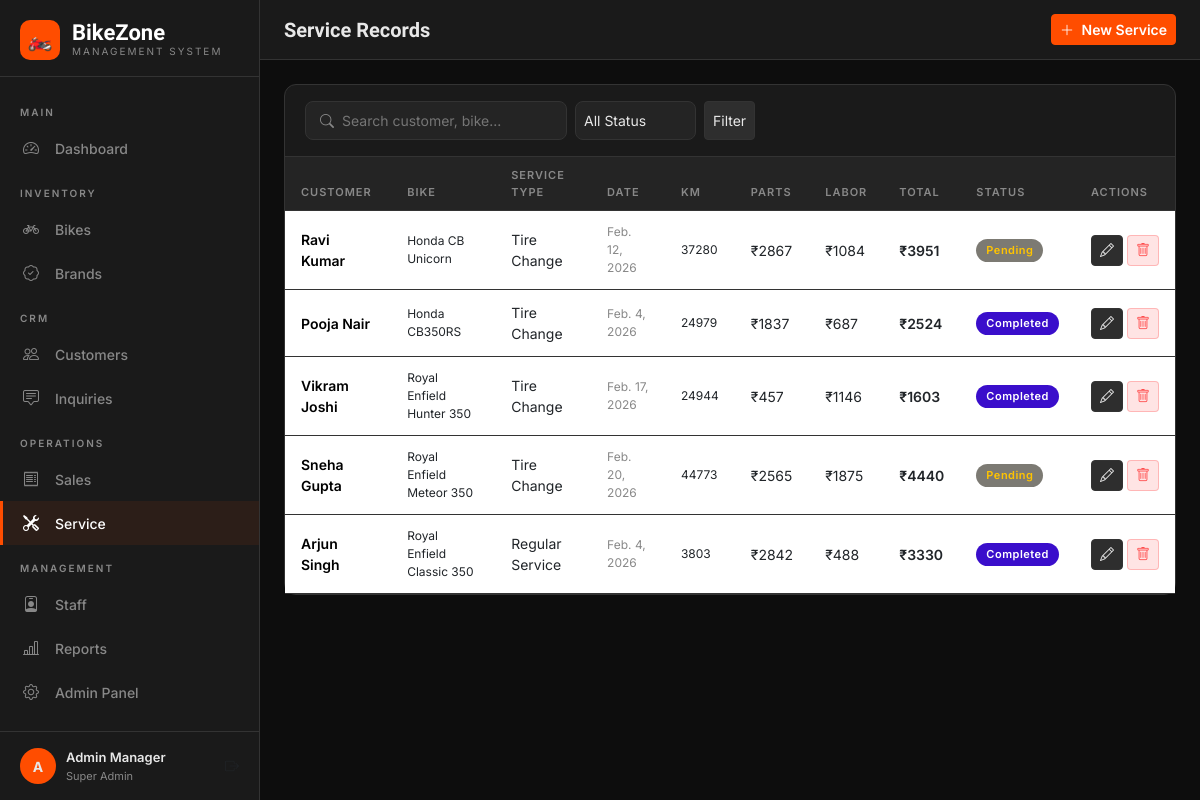
/services/ (signed in), run on the app's committed database.
### showroom/models.py (models this page shows, shortened)
class ServiceRecord(models.Model):
    SERVICE_TYPE_CHOICES = [
        ('regular', 'Regular Service'),
        ('repair', 'Repair'),
        ('warranty', 'Warranty Claim'),
        ('inspection', 'Inspection'),
        ('tire', 'Tire Change'),
        ('battery', 'Battery Replacement'),
        ('oil', 'Oil Change'),
        ('other', 'Other'),
    ]
    STATUS_CHOICES = [
        ('pending', 'Pending'),
        ('in_progress', 'In Progress'),
        ('completed', 'Completed'),
        ('delivered', 'Delivered'),
    ]
    customer = models.ForeignKey(Customer, on_delete=models.CASCADE, related_name='service_records')
    bike = models.ForeignKey(Bike, on_delete=models.SET_NULL, null=True, blank=True)
    bike_model = models.CharField(max_length=200, help_text="If bike not in inventory, enter manually")
    service_type = models.CharField(max_length=20, choices=SERVICE_TYPE_CHOICES)
    status = models.CharField(max_length=20, choices=STATUS_CHOICES, default='pending')
    service_date = models.DateField(default=timezone.now)
    delivery_date = models.DateField(blank=True, null=True)
    mechanic_notes = models.TextField(blank=True)
    customer_complaint = models.TextField(blank=True)
    parts_cost = models.DecimalField(max_digits=10, decimal_places=2, default=0)
    labor_cost = models.DecimalField(max_digits=10, decimal_places=2, default=0)
    km_reading = models.PositiveIntegerField(verbose_name='KM Reading', blank=True, null=True)
    created_at = models.DateTimeField(auto_now_add=True)
    @property
    def total_cost(self):
        return self.parts_cost + self.labor_cost
    class Meta:
        ordering = ['-created_at']

class Customer(models.Model):
    first_name = models.CharField(max_length=100)
    last_name = models.CharField(max_length=100)
    email = models.EmailField(unique=True)
    phone = models.CharField(max_length=20)
    address = models.TextField(blank=True)
    city = models.CharField(max_length=100, blank=True)
    state = models.CharField(max_length=100, blank=True)
    pincode = models.CharField(max_length=10, blank=True)
    aadhar_number = models.CharField(max_length=20, blank=True, verbose_name='Aadhar Number')
    driving_license = models.CharField(max_length=30, blank=True)
    date_of_birth = models.DateField(blank=True, null=True)
    created_at = models.DateTimeField(auto_now_add=True)
    @property
    def full_name(self):
        return f"{self.first_name} {self.last_name}"
    class Meta:
        ordering = ['-created_at']

### showroom/views.py (the view)
# urls.py: path('services/', views.service_list, name='service_list'),
@login_required
def service_list(request):
    services = ServiceRecord.objects.select_related('customer').all()
    query = request.GET.get('q', '')
    status = request.GET.get('status', '')
    if query:
        services = services.filter(
            Q(customer__first_name__icontains=query) |
            Q(bike_model__icontains=query)
        )
    if status:
        services = services.filter(status=status)
    return render(request, 'showroom/services/list.html', {
        'services': services, 'query': query, 'status': status,
        'status_choices': ServiceRecord.STATUS_CHOICES
    })

### showroom/templates/showroom/services/list.html (shortened to what this page needs)
{% extends 'showroom/base.html' %}
{% block page_title %}Service Records{% endblock %}
{% block topbar_actions %}
<a href="{% url 'service_add' %}" class="btn btn-primary btn-sm"><i class="bi bi-plus-lg me-1"></i> New Service</a>
{% endblock %}
{% block content %}
<div class="card">
    <div class="card-header">
        <form method="get" class="d-flex gap-2 flex-wrap">
            <div class="search-bar"><i class="bi bi-search" style="color:var(--text-muted)"></i>
                <input type="text" name="q" value="{{ query }}" placeholder="Search customer, bike...">
            </div>
            <select name="status" class="form-select form-select-sm" style="width:auto">
                <option value="">All Status</option>
            </select>
            <button type="submit" class="btn btn-dark btn-sm">Filter</button>
        </form>
    </div>
    <div class="table-responsive">
        <table class="table table-hover mb-0">
            <thead><tr><th>Customer</th><th>Bike</th><th>Service Type</th><th>Date</th><th>KM</th><th>Parts</th><th>Labor</th><th>Total</th><th>Status</th><th>Actions</th></tr></thead>
            <tbody>
            {% for svc in services %}
            <tr>
                <td><a href="{% url 'customer_detail' svc.customer.pk %}" style="color:rgb(0, 0, 0);font-weight:600;text-decoration:none">{{ svc.customer.full_name }}</a></td>
                <td style="font-size:12px">{{ svc.bike_model }}</td>
                <td>{{ svc.get_service_type_display }}</td>
                <td style="font-size:12px;color:var(--text-muted)">{{ svc.service_date }}</td>
                <td style="font-size:12px">{{ svc.km_reading|default:'-' }}</td>
                <td>₹{{ svc.parts_cost|floatformat:0 }}</td>
                <td>₹{{ svc.labor_cost|floatformat:0 }}</td>
                <td style="color:var(black);font-weight:600">₹{{ svc.total_cost|floatformat:0 }}</td>
                <td><span class="status-badge badge-{{ svc.status }}">{{ svc.get_status_display }}</span></td>
                <td>
                    <div class="d-flex gap-1">
                        <a href="{% url 'service_edit' svc.pk %}" class="btn btn-dark btn-sm"><i class="bi bi-pencil"></i></a>
                        <a href="{% url 'service_delete' svc.pk %}" class="btn btn-sm" style="background:rgba(255,77,77,.15);border-color:rgba(255,77,77,.3);color:#ff4d4d"><i class="bi bi-trash"></i></a>
                    </div>
                </td>
            </tr>
            {% empty %}
            <tr><td colspan="10" class="text-center py-5" style="color:var(--text-muted)">No service records found</td></tr>
            {% endfor %}
            </tbody>
        </table>
    </div>
</div>
{% endblock %}

### showroom/templates/showroom/base.html (shortened to what this page needs)
<!DOCTYPE html>
<html lang="en">
<head>
    <link href="https://cdn.jsdelivr.net/npm/bootstrap@5.3.0/dist/css/bootstrap.min.css" rel="stylesheet">
    <link href="https://cdn.jsdelivr.net/npm/bootstrap-icons@1.11.0/font/bootstrap-icons.css" rel="stylesheet">
</head>
<body>
{% if user.is_authenticated %}
<div class="sidebar">
    <div class="sidebar-brand">
        <div class="brand-icon">🏍️</div>
        <div>
            <div class="brand-name">BikeZone</div>
            <div class="brand-sub">Management System</div>
        </div>
    </div>
    <nav class="sidebar-nav">
        <div class="nav-section">Main</div>
        <a href="{% url 'dashboard' %}" class="nav-link {% if request.resolver_match.url_name == 'dashboard' %}active{% endif %}">
            <i class="bi bi-speedometer2"></i> Dashboard
        </a>
        <div class="nav-section">Inventory</div>
        <a href="{% url 'bike_list' %}" class="nav-link {% if 'bike' in request.resolver_match.url_name %}active{% endif %}">
            <i class="bi bi-bicycle"></i> Bikes
        </a>
        <a href="{% url 'brand_list' %}" class="nav-link {% if 'brand' in request.resolver_match.url_name %}active{% endif %}">
            <i class="bi bi-patch-check"></i> Brands
        </a>
        <div class="nav-section">CRM</div>
        <a href="{% url 'customer_list' %}" class="nav-link {% if 'customer' in request.resolver_match.url_name %}active{% endif %}">
            <i class="bi bi-people"></i> Customers
        </a>
        <a href="{% url 'inquiry_list' %}" class="nav-link {% if 'inquiry' in request.resolver_match.url_name %}active{% endif %}">
            <i class="bi bi-chat-square-text"></i> Inquiries
        </a>
        <div class="nav-section">Operations</div>
        <a href="{% url 'sale_list' %}" class="nav-link {% if 'sale' in request.resolver_match.url_name %}active{% endif %}">
            <i class="bi bi-receipt"></i> Sales
        </a>
        <a href="{% url 'service_list' %}" class="nav-link {% if 'service' in request.resolver_match.url_name %}active{% endif %}">
            <i class="bi bi-tools"></i> Service
        </a>
        <div class="nav-section">Management</div>
        <a href="{% url 'staff_list' %}" class="nav-link {% if 'staff' in request.resolver_match.url_name %}active{% endif %}">
            <i class="bi bi-person-badge"></i> Staff
        </a>
        <a href="{% url 'reports' %}" class="nav-link {% if request.resolver_match.url_name == 'reports' %}active{% endif %}">
            <i class="bi bi-bar-chart-line"></i> Reports
        </a>
        <a href="/admin/" class="nav-link" target="_blank">
            <i class="bi bi-gear"></i> Admin Panel
        </a>
    </nav>
    <div class="sidebar-footer">
        <div class="user-card">
            <div class="user-avatar">{{ user.first_name|first|upper|default:user.username|first|upper }}</div>
            <div>
                <div class="user-name">{{ user.get_full_name|default:user.username }}</div>
                <div class="user-role">
                    {% if user.is_superuser %}Super Admin{% else %}Staff{% endif %}
                </div>
            </div>
            <a href="{% url 'logout' %}" class="ms-auto text-muted" title="Logout">
                <i class="bi bi-box-arrow-right"></i>
            </a>
        </div>
    </div>
</div>
<div class="main-wrapper">
    <div class="topbar">
        <div>
            <div class="topbar-title">{% block page_title %}Dashboard{% endblock %}</div>
        </div>
        <div class="topbar-actions">
            {% block topbar_actions %}{% endblock %}
        </div>
    </div>
    <div class="main-content">
        {% block content %}{% endblock %}
    </div>
</div>
{% else %}
{% block auth_content %}{% endblock %}
{% endif %}
</body>
</html>

### showroom/templates/showroom/base.html (style rules this page uses)
:root { --primary: #ff4d00; --primary-dark: #cc3d00; --primary-light: #ff6a2a; --dark: #0d0d0d; --dark-2: #1a1a1a; --dark-3: #242424; --dark-4: #2e2e2e; --text: #e8e8e8; --text-muted: #888; --border: #333; --success: #00c875; --warning: #ffc400; --danger: #ff4d4d; --info: #00aaff; --sidebar-w: 260px; }
* { margin: 0; padding: 0; box-sizing: border-box; }
body { background: var(--dark); color: var(--text); font-family: 'Inter', sans-serif; font-size: 14px; min-height: 100vh; }
.sidebar { width: var(--sidebar-w); background: var(--dark-2); border-right: 1px solid var(--border); position: fixed; top: 0; left: 0; bottom: 0; display: flex; flex-direction: column; z-index: 1000; overflow-y: auto; }
.sidebar-brand { padding: 20px 20px 16px; border-bottom: 1px solid var(--border); display: flex; align-items: center; gap: 12px; }
.brand-icon { width: 40px; height: 40px; background: var(--primary); border-radius: 10px; display: flex; align-items: center; justify-content: center; font-size: 20px; }
.brand-name { font-family: 'Rajdhani', sans-serif; font-size: 22px; font-weight: 700; color: white; line-height: 1; }
.brand-sub { font-size: 10px; color: var(--text-muted); letter-spacing: 2px; text-transform: uppercase; }
.sidebar-nav { flex: 1; padding: 12px 0; }
.nav-section { padding: 16px 20px 6px; font-size: 10px; color: var(--text-muted); text-transform: uppercase; letter-spacing: 2px; font-weight: 600; }
.nav-link { display: flex; align-items: center; gap: 12px; padding: 10px 20px; color: var(--text-muted); text-decoration: none; transition: all 0.2s; border-left: 3px solid transparent; font-size: 14px; font-weight: 500; }
.nav-link:hover, .nav-link.active { color: white; background: rgba(255,77,0,0.08); border-left-color: var(--primary); }
.nav-link i { width: 20px; font-size: 16px; flex-shrink: 0; }
.sidebar-footer { padding: 16px 20px; border-top: 1px solid var(--border); }
.user-card { display: flex; align-items: center; gap: 10px; }
.user-avatar { width: 36px; height: 36px; background: var(--primary); border-radius: 50%; display: flex; align-items: center; justify-content: center; font-weight: 700; font-size: 14px; flex-shrink: 0; }
.user-name { font-size: 13px; font-weight: 600; }
.user-role { font-size: 11px; color: var(--text-muted); }
.main-wrapper { margin-left: var(--sidebar-w); min-height: 100vh; display: flex; flex-direction: column; }
.topbar { background: var(--dark-2); border-bottom: 1px solid var(--border); padding: 0 24px; height: 60px; display: flex; align-items: center; justify-content: space-between; position: sticky; top: 0; z-index: 100; }
.topbar-title { font-family: 'Rajdhani', sans-serif; font-size: 20px; font-weight: 600; }
.topbar-actions { display: flex; align-items: center; gap: 12px; }
.main-content { flex: 1; padding: 24px; }
.card { background: var(--dark-2); border: 1px solid var(--border); border-radius: 12px; }
.card-header { background: transparent; border-bottom: 1px solid var(--border); padding: 16px 20px; display: flex; align-items: center; justify-content: space-between; }
.table { color: var(--text); }
.table > thead > tr > th { background: var(--dark-3); border-color: var(--border); color: var(--text-muted); font-size: 11px; text-transform: uppercase; letter-spacing: 1px; font-weight: 600; padding: 10px 16px; }
.table > tbody > tr > td { border-color: var(--border); padding: 12px 16px; vertical-align: middle; }
.form-control, .form-select { background: var(--dark-3); border-color: var(--border); color: var(--text); border-radius: 8px; }
.form-select option { background: var(--dark-3); }
.btn-primary { background: var(--primary); border-color: var(--primary); color: white; font-weight: 600; }
.btn-dark { background: var(--dark-4); border-color: var(--border); color: var(--text); }
.badge-completed { background: rgba(47, 0, 200, 0.945); color:white; }
.badge-pending { background: rgb(124, 122, 115); color: var(--warning); }
.status-badge { display: inline-block; padding: 3px 10px; border-radius: 20px; font-size: 11px; font-weight: 600; letter-spacing: 0.5px; }
.search-bar { background: var(--dark-3); border: 1px solid var(--border); border-radius: 8px; padding: 8px 14px; display: flex; align-items: center; gap: 8px; }
.search-bar input { background: none; border: none; color: var(--text); outline: none; font-size: 14px; }

### data on the page
ServiceRecord: customer.full_name "Ravi Kumar", bike_model "Honda CB Unicorn", service_type "Tire Change", service_date "Feb. 12, 2026", km_reading "37280", parts_cost "2867", labor_cost "1084", total_cost "3951", status "Pending"
ServiceRecord: customer.full_name "Pooja Nair", bike_model "Honda CB350RS", service_type "Tire Change", service_date "Feb. 4, 2026", km_reading "24979", parts_cost "1837", labor_cost "687", total_cost "2524", status "Completed"
ServiceRecord: customer.full_name "Vikram Joshi", bike_model "Royal Enfield Hunter 350", service_type "Tire Change", service_date "Feb. 17, 2026", km_reading "24944", parts_cost "457", labor_cost "1146", total_cost "1603", status "Completed"
ServiceRecord: customer.full_name "Sneha Gupta", bike_model "Royal Enfield Meteor 350", service_type "Tire Change", service_date "Feb. 20, 2026", km_reading "44773", parts_cost "2565", labor_cost "1875", total_cost "4440", status "Pending"
ServiceRecord: customer.full_name "Arjun Singh", bike_model "Royal Enfield Classic 350", service_type "Regular Service", service_date "Feb. 4, 2026", km_reading "3803", parts_cost "2842", labor_cost "488", total_cost "3330", status "Completed"

### other printed values
{{ user.first_name|first|upper|default:user.username|first|upper }} "A"
{{ user.get_full_name|default:user.username }} "Admin Manager"
